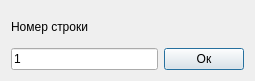
<?xml version="1.0" encoding="UTF-8"?>
<ui version="4.0">
 <class>GoToLineDialog</class>
 <widget class="QDialog" name="GoToLineDialog">
  <property name="enabled">
   <bool>true</bool>
  </property>
  <property name="geometry">
   <rect>
    <x>0</x>
    <y>0</y>
    <width>255</width>
    <height>81</height>
   </rect>
  </property>
  <property name="sizePolicy">
   <sizepolicy hsizetype="Preferred" vsizetype="Preferred">
    <horstretch>0</horstretch>
    <verstretch>0</verstretch>
   </sizepolicy>
  </property>
  <property name="minimumSize">
   <size>
    <width>255</width>
    <height>80</height>
   </size>
  </property>
  <property name="maximumSize">
   <size>
    <width>16777215</width>
    <height>16777215</height>
   </size>
  </property>
  <property name="windowTitle">
   <string>Перейти на строчку</string>
  </property>
  <property name="sizeGripEnabled">
   <bool>false</bool>
  </property>
  <property name="modal">
   <bool>false</bool>
  </property>
  <layout class="QHBoxLayout" name="horizontalLayout">
   <item>
    <layout class="QGridLayout" name="gridLayout">
     <item row="1" column="0">
      <widget class="QLineEdit" name="lineEdit">
       <property name="contextMenuPolicy">
        <enum>Qt::DefaultContextMenu</enum>
       </property>
       <property name="text">
        <string>1</string>
       </property>
       <property name="maxLength">
        <number>50</number>
       </property>
      </widget>
     </item>
     <item row="0" column="0">
      <widget class="QLabel" name="label">
       <property name="text">
        <string>Номер строки</string>
       </property>
      </widget>
     </item>
     <item row="1" column="1">
      <widget class="QPushButton" name="buttonOk">
       <property name="text">
        <string>Ок</string>
       </property>
      </widget>
     </item>
    </layout>
   </item>
  </layout>
 </widget>
 <resources/>
 <connections/>
</ui>
